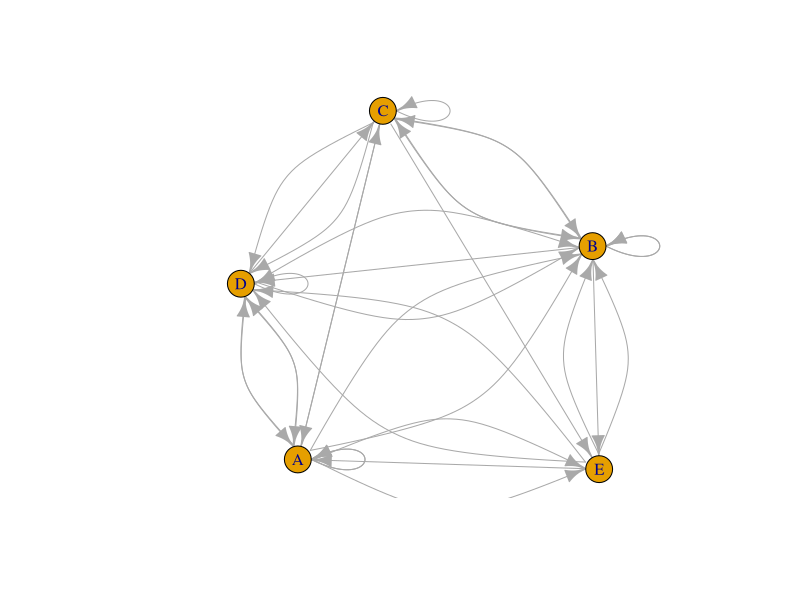
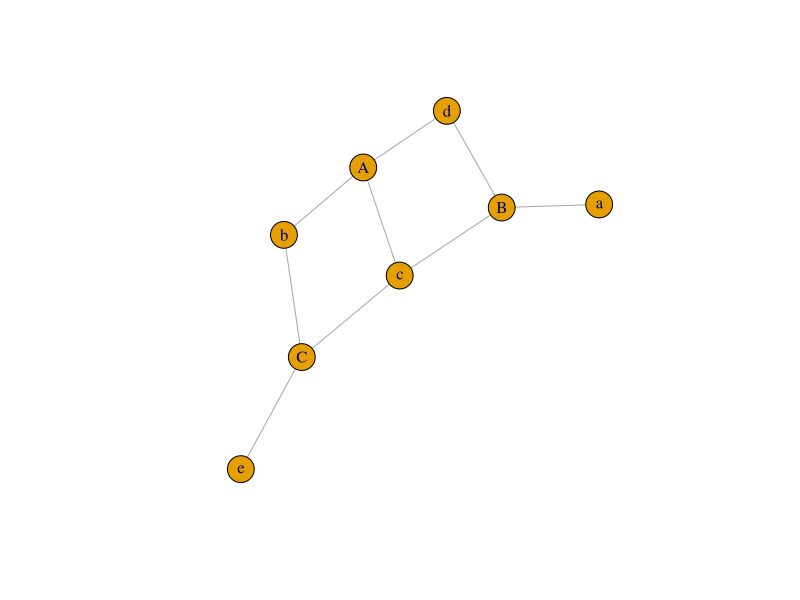
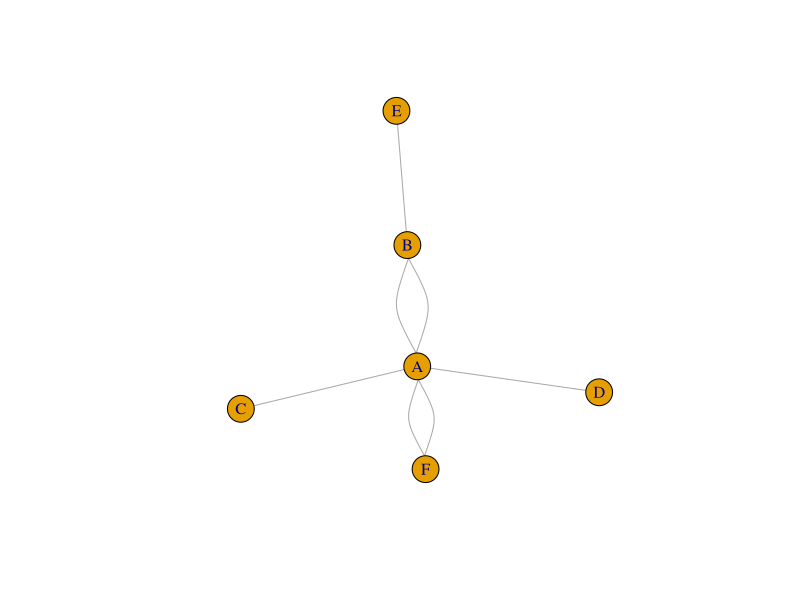

R code for these plots, in order:
# gloss bench figure gallery-036
# source: 257-input-formats-for-network-charts.Rmd (gallery)
# Frozen by bench/R/harvest.R: code up to the chosen figure; see meta.json.
# 9 no-break space(s) (U+00A0) in the source replaced by spaces.
# ---- chunk 1 ----
knitr::opts_chunk$set( warning=FALSE, message=FALSE)
# ---- chunk 2 ----
#library
library(igraph)

# Create data
set.seed(10)
data <- matrix(sample(0:2, 25, replace=TRUE), nrow=5)
colnames(data) = rownames(data) = LETTERS[1:5]
 
# build the graph object
network <- graph_from_adjacency_matrix(data)
 
# plot it
plot(network)
# ---- chunk 3 ----
# ---- chunk 4 ----
# lib
library(igraph)

# data
set.seed(1)
data <- matrix(sample(0:2, 15, replace=TRUE), nrow=3)
colnames(data) <- letters[1:5]
rownames(data) <- LETTERS[1:3]
 
# create the network object
network <- graph_from_incidence_matrix(data)
 
# plot it
plot(network)
# ---- chunk 5 ----
# ---- chunk 6 ----
# create data:
links <- data.frame(
    source=c("A","A", "A", "A", "A","F", "B"),
    target=c("B","B", "C", "D", "F","A","E")
    )

# create the network object
network <- graph_from_data_frame(d=links, directed=F) 

# plot it
plot(network)
